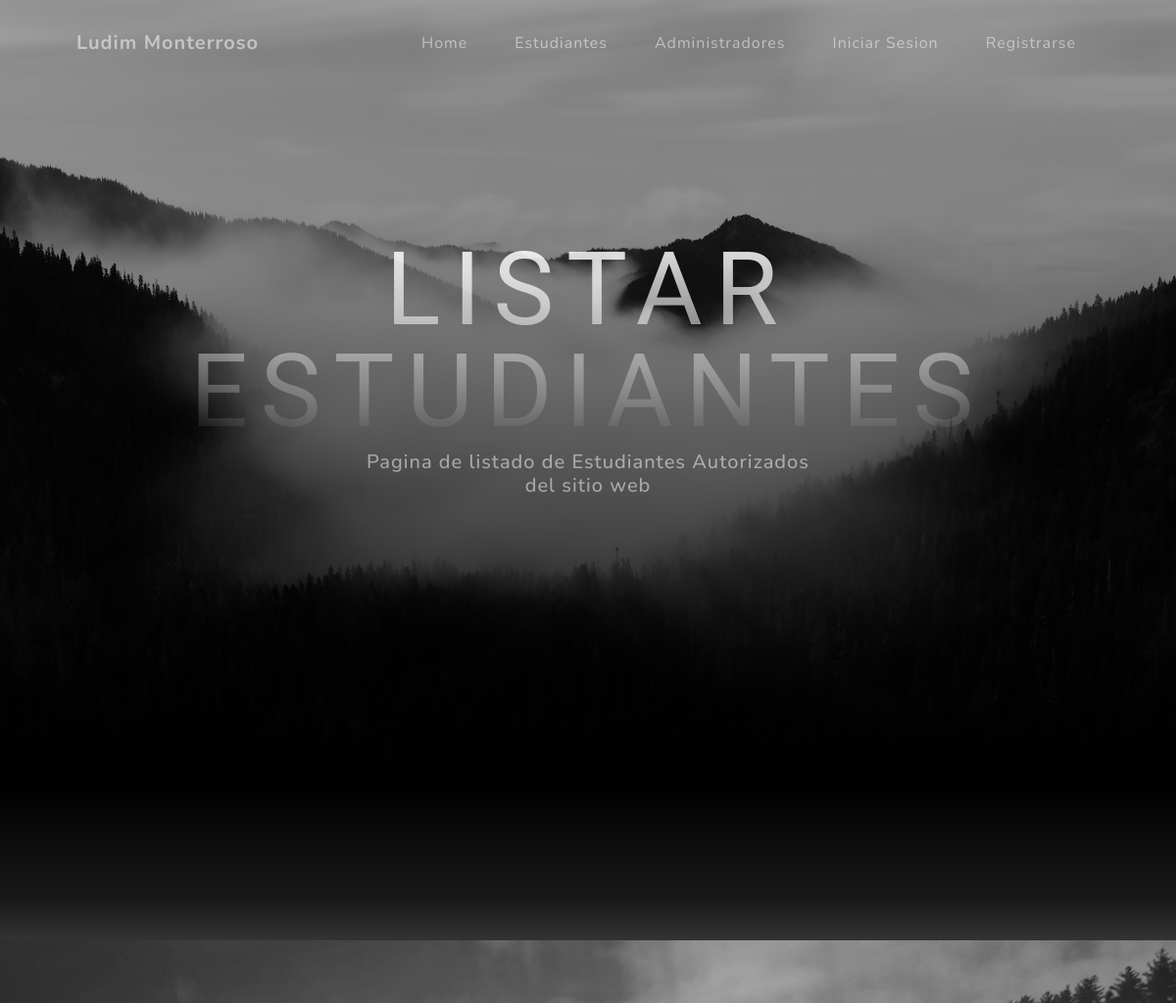
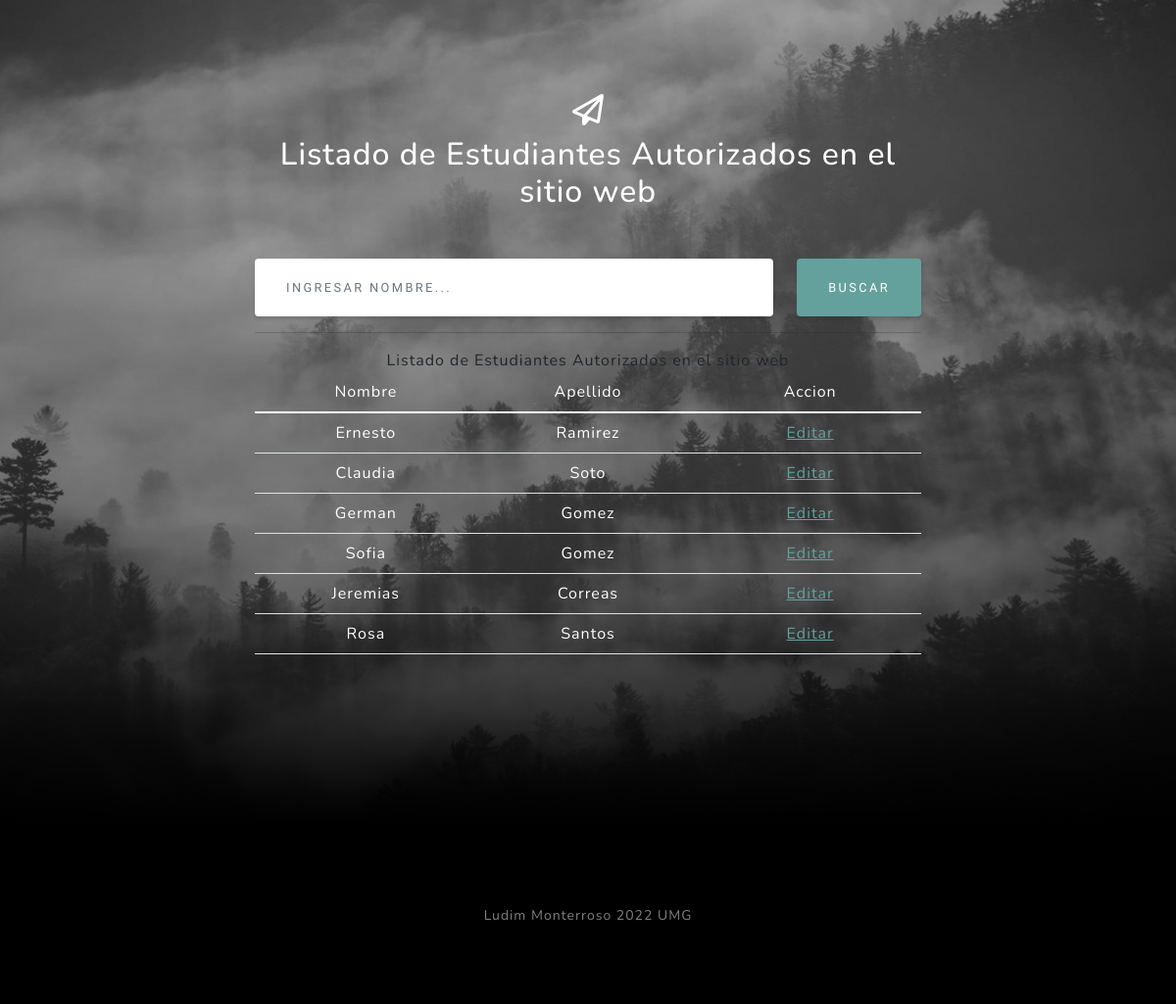
The app's page /home/listarestudianteauts/ with its own data (2 pictures, top to bottom).
### Apps/home/models.py (models this page shows, shortened)
class EstudianteAut(models.Model):
    nombre= models.CharField(max_length=100)
    apellido= models.CharField(max_length=200)
    creacion = models.DateTimeField(auto_now_add = True)

### Apps/home/views.py (the view)
# urls.py: path('listarestudianteauts/',ListarEstudianteAutsView.as_view(), name='listarestudianteautsapp'),
class ListarEstudianteAutsView(ListView):
    template_name='listarestudiantesauts.html'
    model = EstudianteAut
    def get_queryset(self):
        vNombre = self.request.GET.get('nombre')
        if(vNombre):
            return EstudianteAut.objects.filter(nombre__icontains=vNombre)
        else:
            return EstudianteAut.objects.all()

### Apps/home/templates/listarestudiantesauts.html (shortened to what this page needs)
{% extends 'base.html' %}
{% block contenido %}
    <header class="masthead">
        <div class="container px-4 px-lg-5 d-flex h-100 align-items-center justify-content-center">
            <div class="d-flex justify-content-center">
                <div class="text-center">
                    <h1 class="mx-auto my-0 text-uppercase">LISTAR ESTUDIANTES</h1>
                    <h2 class="text-white-50 mx-auto mt-2 mb-5">Pagina de listado de Estudiantes Autorizados del sitio web</h2>
                </div>
            </div>
        </div>
    </header>
    <section class="about-section text-center" id="about">
    </section>
    <section class="signup-section" id="signup">
        <div class="container px-4 px-lg-5">
            <div class="row gx-4 gx-lg-5">
                <div class="col-md-10 col-lg-8 mx-auto text-center">
                    <i class="far fa-paper-plane fa-2x mb-2 text-white"></i>
                    <h2 class="text-white mb-5">Listado de Estudiantes Autorizados en el sitio web</h2>
                    <form class="form-signup" id="contactForm" data-sb-form-api-token="API_TOKEN" action="" method="GET">
                        <div class="row input-group-newsletter">
                            <div class="col">
                                <input class="form-control" id="emailAddress" type="text" name="nombre" value="{{request.GET.nombre}}" placeholder="ingresar nombre...">
                            </div>
                            <div class="col-auto">
                                <button class="btn btn-primary" id="submitButton" type="submit">Buscar</button>
                            </div>
                        </div>
                    </form>
                    <hr>
                    <caption>Listado de Estudiantes Autorizados en el sitio web</caption>
                    <table class="table" style="color:#FFFFFF">
                        <thead>
                            <tr>
                                <td class="col-4 themed-grid-col">Nombre</td>
                                <td class="col-4 themed-grid-col">Apellido</td>
                                <td class="col-4 themed-grid-col">Accion</td>
                            </tr>
                        </thead>
                        <tbody>
                            {% for est in object_list %}
                            <tr>
                                <td>
                                    {{ est.nombre }}
                                </td>
                                <td>
                                    {{ est.apellido }}
                                </td>
                                <td>
                                    <a href="{% url 'home:editarestudianteautsapp' est.id %}" >Editar</a>
                                </td>
                            </tr>
                            {% endfor %}
                        </tbody>
                    </table>
                </div>
            </div>
        </div>
    </section>
{% endblock %}

### records on screen
EstudianteAut: nombre "Ernesto", apellido "Ramirez"
EstudianteAut: nombre "Claudia", apellido "Soto"
EstudianteAut: nombre "German", apellido "Gomez"
EstudianteAut: nombre "Sofia", apellido "Gomez"
EstudianteAut: nombre "Jeremias", apellido "Correas"
EstudianteAut: nombre "Rosa", apellido "Santos"
